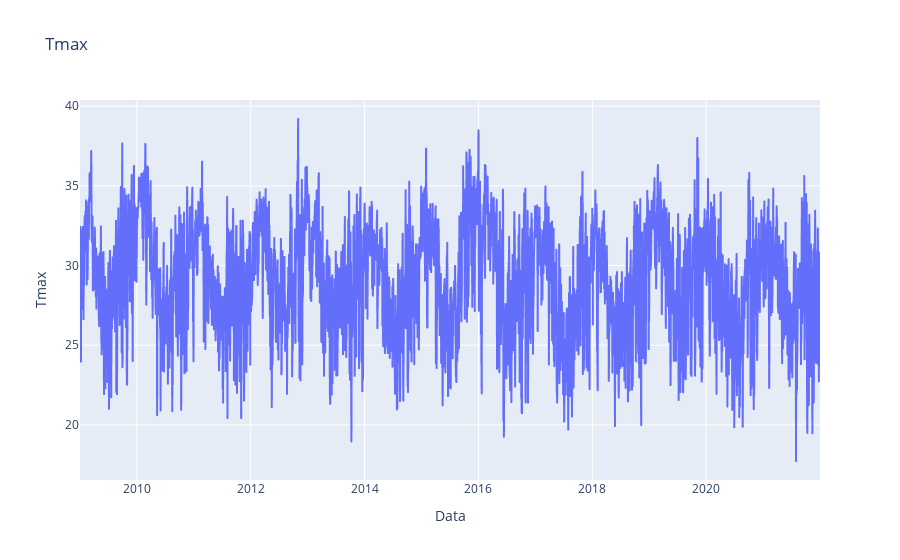

Here is the notebook cell this chart was saved with:
### Markdown cell above
## Plotando os dados médios para a bacia selecionada

### Code cell
fig = px.line(df, x=df.index, 
              y=var_name,
              title=f"{var_name}")
fig.update_traces(hovertemplate="%{x}: %{y:.1f}°C")
fig.show()

### Figure 1 — Plotly figure (JSON) as saved in the notebook; plotly's stock layout.template omitted (floating-point values rounded to 4 significant figures; data arrays with more than 128 entries replaced by an {"elided": "..."} marker saying what was removed)
{"data": [{"hovertemplate": "%{x}: %{y:.1f}°C", "legendgroup": "", "line": {"color": "#636efa", "dash": "solid"}, "marker": {"symbol": "circle"}, "mode": "lines", "name": "", "showlegend": false, "type": "scattergl", "x": {"elided": "4748 str values"}, "xaxis": "x", "y": {"elided": "4748 float values"}, "yaxis": "y"}], "layout": {"legend": {"tracegroupgap": 0}, "title": {"text": "Tmax"}, "xaxis": {"anchor": "y", "domain": [0, 1], "title": {"text": "Data"}}, "yaxis": {"anchor": "x", "domain": [0, 1], "title": {"text": "Tmax"}}}}
